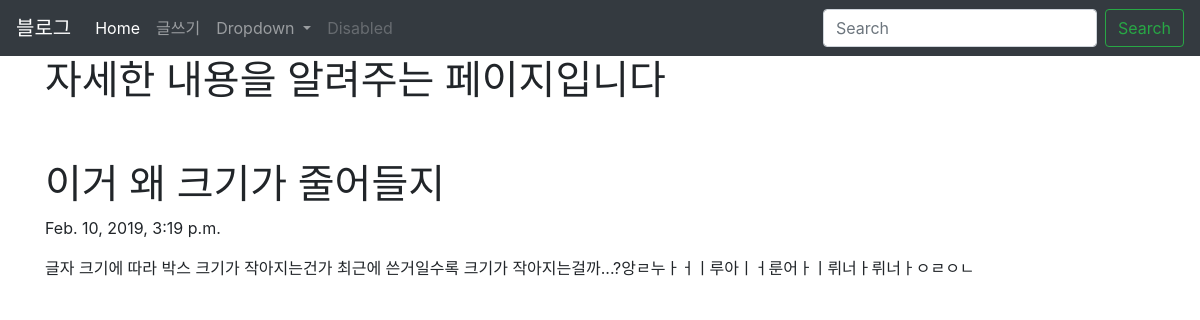
The app's page /blog/4 with its own data.
### blogapp/models.py (models this page shows, shortened)
class Blog(models.Model):
    title = models.CharField(max_length=200)
    pub_date = models.DateTimeField('date published')
    body = models.TextField()
    def summary(self):
        return self.body[:100]

### blogapp/views.py (the view)
# urls.py: path('<int:blog_id>', views.detail,name ="detail"),
def detail(request, blog_id):
    details = get_object_or_404(Blog,pk=blog_id)
    return render(request,'detail.html',{'details':details})

### blogapp/templates/detail.html
{% extends 'base.html'%}
{% block contents %}
<body>
         <div class="container">
            <h1>자세한 내용을 알려주는 페이지입니다</h1>
            <br><br>
            <h1>{{details.title}}</h1>
            <p>{{details.pub_date}}</p>
            <p>{{details.summary}}</p>
         </div>
    </body>
{%endblock%}

### records on screen
Blog: title "이거 왜 크기가 줄어들지", pub_date "Feb. 10, 2019, 3:19 p.m.", summary "글자 크기에 따라 박스 크기가 작아지는건가 최근에 쓴거일수록 크기가 작아지는걸까...?앙ㄹ누ㅏㅓㅣ루아ㅣㅓ룬어ㅏㅣ뤼너ㅏ뤼너ㅏㅇㄹㅇㄴ"
